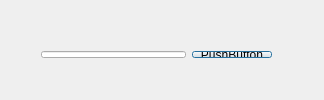
<?xml version="1.0" encoding="UTF-8"?>
<ui version="4.0">
 <class>Dialog</class>
 <widget class="QDialog" name="Dialog">
  <property name="geometry">
   <rect>
    <x>0</x>
    <y>0</y>
    <width>324</width>
    <height>100</height>
   </rect>
  </property>
  <property name="windowTitle">
   <string>Dialog</string>
  </property>
  <widget class="QWidget" name="">
   <property name="geometry">
    <rect>
     <x>30</x>
     <y>40</y>
     <width>253</width>
     <height>29</height>
    </rect>
   </property>
   <layout class="QHBoxLayout" name="horizontalLayout">
    <item>
     <widget class="QLineEdit" name="lineEdit">
      <property name="echoMode">
       <enum>QLineEdit::Password</enum>
      </property>
     </widget>
    </item>
    <item>
     <widget class="QPushButton" name="pushButton">
      <property name="text">
       <string>PushButton</string>
      </property>
     </widget>
    </item>
   </layout>
  </widget>
 </widget>
 <layoutdefault spacing="6" margin="11"/>
 <resources/>
 <connections/>
</ui>
